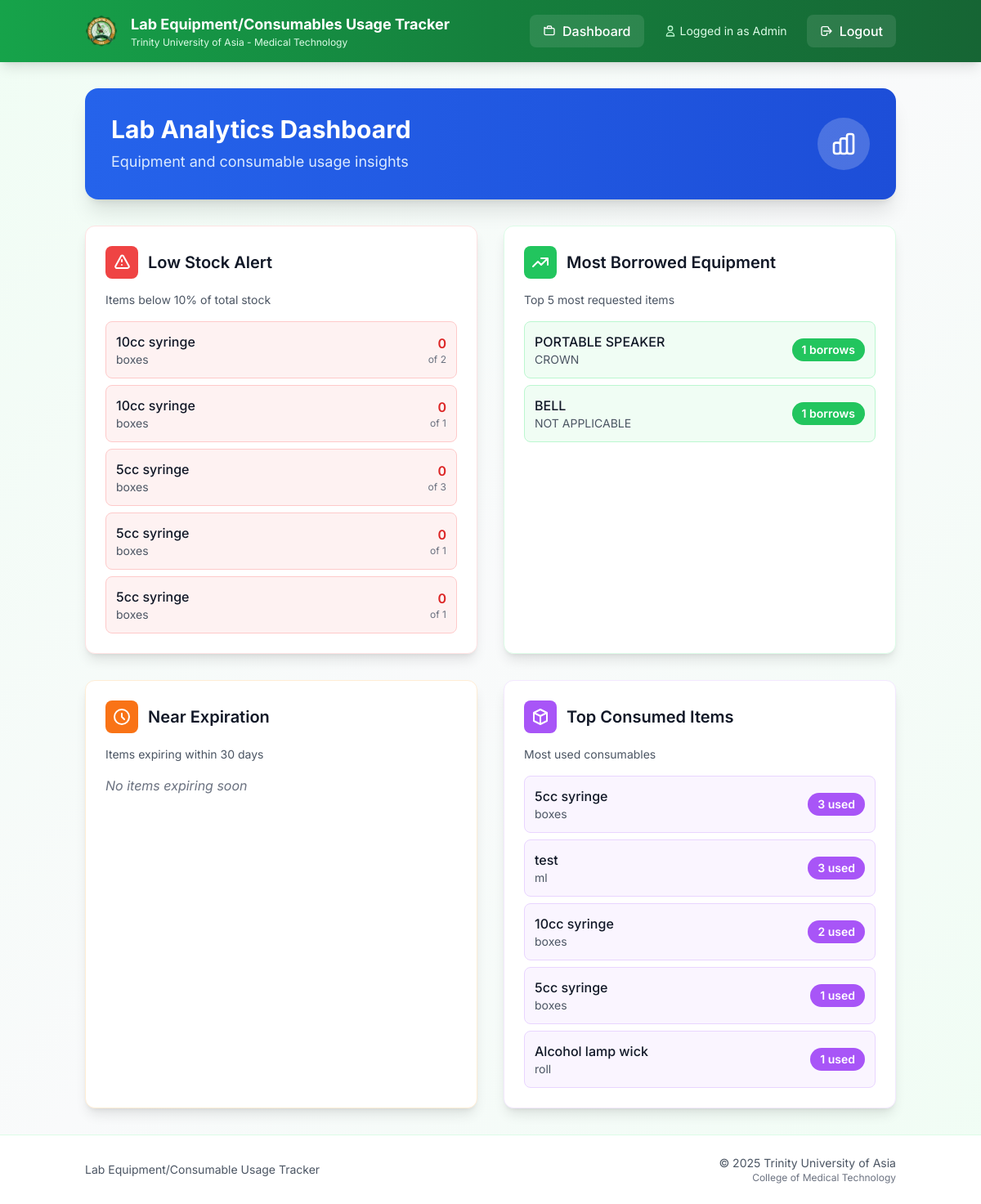
/analytics (signed in), run on an earlier commit of the app's database.
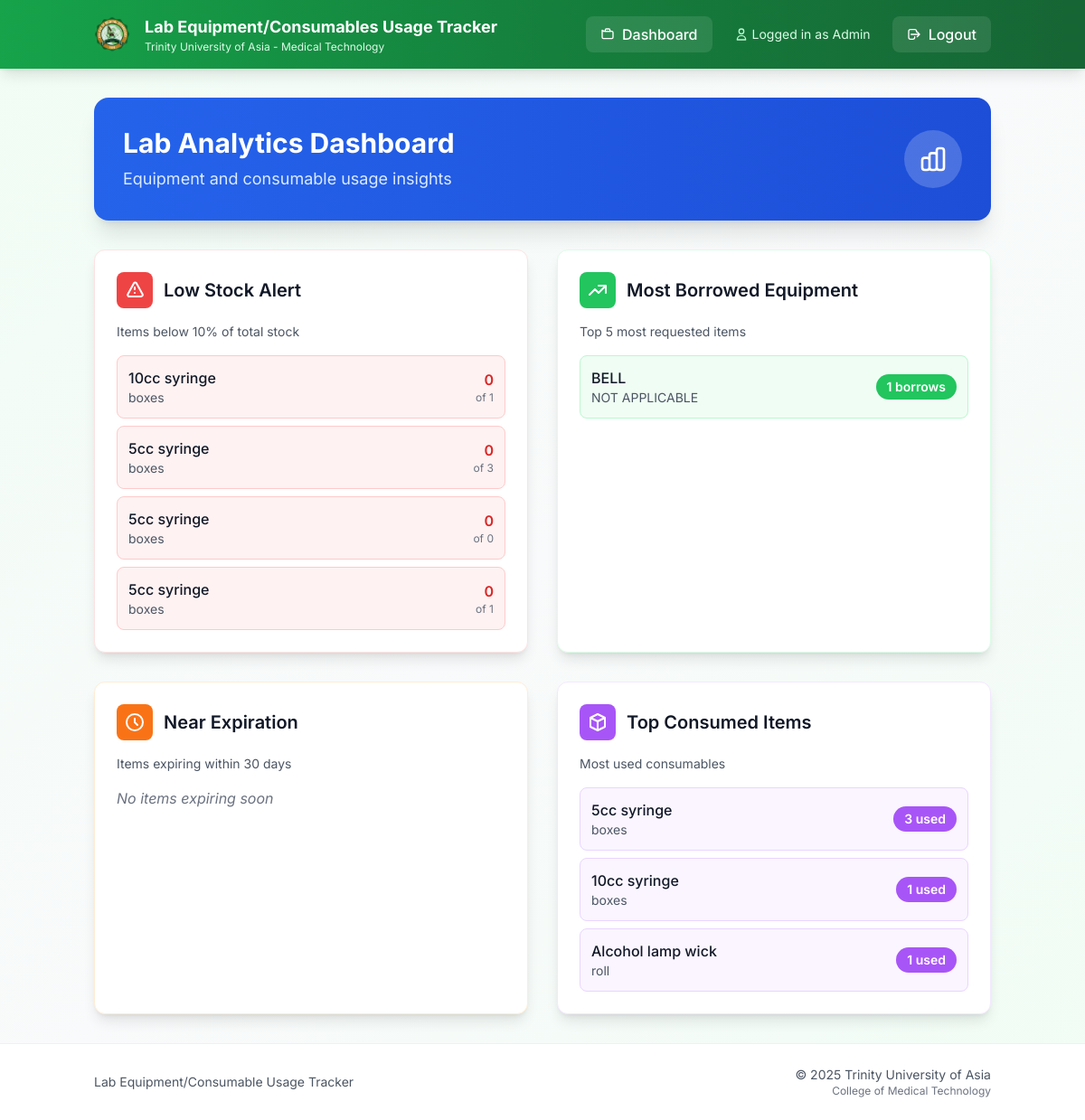
And on a later commit of the database.
### models.py (models this page shows)
class Consumable(db.Model):
    id = db.Column(db.Integer, primary_key=True)
    balance_stock = db.Column(db.Integer)
    unit = db.Column(db.String(50))
    description = db.Column(db.String(200))
    expiration = db.Column(db.String(20))
    lot_number = db.Column(db.String(50))
    date_received = db.Column(db.String(20))
    items_out = db.Column(db.Integer)
    items_on_stock = db.Column(db.Integer)
    previous_month_stock = db.Column(db.Integer)
    units_consumed = db.Column(db.Integer)
    units_expired = db.Column(db.Integer)
    is_returnable = db.Column(db.Boolean, default=False, nullable=False)

class Equipment(db.Model):
    id = db.Column(db.Integer, primary_key=True)
    description = db.Column(db.String(200), nullable=False)
    qty = db.Column(db.Integer)
    date_purchased = db.Column(db.String(20))
    serial_number = db.Column(db.String(100))
    brand_name = db.Column(db.String(100))
    model = db.Column(db.String(100))
    remarks = db.Column(db.String(100))
    location = db.Column(db.String(200))

### app.py (the view)
@app.route('/analytics')
def analytics():
    if 'user_id' not in session:
        return redirect(url_for('login'))
    low_stock_consumables = (db.session.query(Consumable)
                           .filter(Consumable.items_on_stock <= (Consumable.previous_month_stock * 0.1))
                           .filter(Consumable.previous_month_stock.isnot(None))
                           .all())
    most_borrowed = (db.session.query(Equipment, func.count(BorrowLog.id).label('borrow_count'))
                    .join(BorrowLog)
                    .group_by(Equipment.id)
                    .order_by(func.count(BorrowLog.id).desc())
                    .limit(5)
                    .all())
    from datetime import datetime, timedelta
    current_date = datetime.now().date()
    near_expiry_date = current_date + timedelta(days=30)
    near_expiration = []
    for c in Consumable.query.all():
        if c.expiration and c.expiration != 'N/A':
            try:
                exp_date = datetime.strptime(c.expiration, '%Y-%m-%d').date()
                if exp_date <= near_expiry_date:
                    near_expiration.append(c)
            except ValueError:
                continue
    top_consumed = (db.session.query(Consumable)
                   .filter(Consumable.units_consumed > 0)
                   .order_by(Consumable.units_consumed.desc())
                   .limit(5)
                   .all())
    return render_template('analytics.html',
                         low_stock=low_stock_consumables,
                         most_borrowed=most_borrowed,
                         near_expiration=near_expiration,
                         top_consumed=top_consumed)  # Top 10 most utilized

### templates/analytics.html (shortened to what this page needs)
{% extends "base.html" %}
{% block content %}
<div class="bg-gradient-to-r from-blue-600 to-blue-700 rounded-2xl shadow-xl text-white p-8 mb-8">
  <div class="flex items-center justify-between flex-wrap gap-4">
    <div>
      <h1 class="text-3xl font-bold mb-2">Lab Analytics Dashboard</h1>
      <p class="text-blue-100 text-lg">Equipment and consumable usage insights</p>
    </div>
    <div class="hidden md:block">
      <div class="h-16 w-16 bg-white bg-opacity-20 rounded-full flex items-center justify-center">
      </div>
    </div>
  </div>
</div>
<div class="grid grid-cols-1 lg:grid-cols-2 gap-8">
  <div class="bg-white rounded-xl shadow-lg border border-red-100 p-6">
    <div class="flex items-center mb-4">
      <div class="h-10 w-10 bg-red-500 rounded-lg flex items-center justify-center mr-3">
        <svg class="h-6 w-6 text-white" fill="none" stroke="currentColor" viewBox="0 0 24 24">
          <path stroke-linecap="round" stroke-linejoin="round" stroke-width="2" d="M12 9v2m0 4h.01m-6.938 4h13.856c1.54 0 2.502-1.667 1.732-2.5L13.732 4c-.77-.833-1.732-.833-2.464 0L4.35 16.5c-.77.833.192 2.5 1.732 2.5z"/>
        </svg>
      </div>
      <h2 class="text-xl font-semibold text-gray-900">Low Stock Alert</h2>
    </div>
    <p class="text-sm text-gray-600 mb-4">Items below 10% of total stock</p>
    {% if low_stock %}
      <div class="space-y-2">
        {% for item in low_stock %}
        <div class="flex justify-between items-center p-3 bg-red-50 rounded-lg border border-red-200">
          <div>
            <div class="font-medium text-gray-900">{{ item.description }}</div>
            <div class="text-sm text-gray-600">{{ item.unit }}</div>
          </div>
          <div class="text-right">
            <div class="text-red-600 font-semibold">{{ item.items_on_stock or 0 }}</div>
            <div class="text-xs text-gray-500">of {{ item.previous_month_stock or 0 }}</div>
          </div>
        </div>
        {% endfor %}
      </div>
    {% else %}
      <p class="text-gray-500 italic">No low stock items</p>
    {% endif %}
  </div>
  <div class="bg-white rounded-xl shadow-lg border border-green-100 p-6">
    <div class="flex items-center mb-4">
      <div class="h-10 w-10 bg-green-500 rounded-lg flex items-center justify-center mr-3">
        <svg class="h-6 w-6 text-white" fill="none" stroke="currentColor" viewBox="0 0 24 24">
          <path stroke-linecap="round" stroke-linejoin="round" stroke-width="2" d="M13 7h8m0 0v8m0-8l-8 8-4-4-6 6"/>
        </svg>
      </div>
      <h2 class="text-xl font-semibold text-gray-900">Most Borrowed Equipment</h2>
    </div>
    <p class="text-sm text-gray-600 mb-4">Top 5 most requested items</p>
    {% if most_borrowed %}
      <div class="space-y-2">
        {% for equipment, count in most_borrowed %}
        <div class="flex justify-between items-center p-3 bg-green-50 rounded-lg border border-green-200">
          <div>
            <div class="font-medium text-gray-900">{{ equipment.description }}</div>
            <div class="text-sm text-gray-600">{{ equipment.brand_name or 'N/A' }}</div>
          </div>
          <div class="bg-green-500 text-white px-3 py-1 rounded-full text-sm font-semibold">
            {{ count }} borrows
          </div>
        </div>
        {% endfor %}
      </div>
    {% else %}
      <p class="text-gray-500 italic">No borrowing data available</p>
    {% endif %}
  </div>
  <div class="bg-white rounded-xl shadow-lg border border-orange-100 p-6">
    <div class="flex items-center mb-4">
      <div class="h-10 w-10 bg-orange-500 rounded-lg flex items-center justify-center mr-3">
        <svg class="h-6 w-6 text-white" fill="none" stroke="currentColor" viewBox="0 0 24 24">
          <path stroke-linecap="round" stroke-linejoin="round" stroke-width="2" d="M12 8v4l3 3m6-3a9 9 0 11-18 0 9 9 0 0118 0z"/>
        </svg>
      </div>
      <h2 class="text-xl font-semibold text-gray-900">Near Expiration</h2>
    </div>
    <p class="text-sm text-gray-600 mb-4">Items expiring within 30 days</p>
    {% if near_expiration %}
      <div class="space-y-2 max-h-64 overflow-y-auto">
        {% for item in near_expiration %}
        <div class="flex justify-between items-center p-3 bg-orange-50 rounded-lg border border-orange-200">
          <div>
            <div class="font-medium text-gray-900">{{ item.description }}</div>
            <div class="text-sm text-gray-600">Lot: {{ item.lot_number or 'N/A' }}</div>
          </div>
          <div class="text-right">
            <div class="text-orange-600 font-semibold">{{ item.expiration }}</div>
            <div class="text-xs text-gray-500">{{ item.items_on_stock or 0 }} in stock</div>
          </div>
        </div>
        {% endfor %}
      </div>
    {% else %}
      <p class="text-gray-500 italic">No items expiring soon</p>
    {% endif %}
  </div>
  <div class="bg-white rounded-xl shadow-lg border border-purple-100 p-6">
    <div class="flex items-center mb-4">
      <div class="h-10 w-10 bg-purple-500 rounded-lg flex items-center justify-center mr-3">
        <svg class="h-6 w-6 text-white" fill="none" stroke="currentColor" viewBox="0 0 24 24">
          <path stroke-linecap="round" stroke-linejoin="round" stroke-width="2" d="M20 7l-8-4-8 4m16 0l-8 4m8-4v10l-8 4m0-10L4 7m8 4v10M4 7v10l8 4"/>
        </svg>
      </div>
      <h2 class="text-xl font-semibold text-gray-900">Top Consumed Items</h2>
    </div>
    <p class="text-sm text-gray-600 mb-4">Most used consumables</p>
    {% if top_consumed %}
      <div class="space-y-2">
        {% for item in top_consumed %}
        <div class="flex justify-between items-center p-3 bg-purple-50 rounded-lg border border-purple-200">
          <div>
            <div class="font-medium text-gray-900">{{ item.description }}</div>
            <div class="text-sm text-gray-600">{{ item.unit }}</div>
          </div>
          <div class="bg-purple-500 text-white px-3 py-1 rounded-full text-sm font-semibold">
            {{ item.units_consumed or 0 }} used
          </div>
        </div>
        {% endfor %}
      </div>
    {% else %}
      <p class="text-gray-500 italic">No consumption data available</p>
    {% endif %}
  </div>
</div>
{% endblock %}

### templates/base.html (shortened to what this page needs)
<!DOCTYPE html>
<html lang="en">
<head>
  <script src="https://cdn.tailwindcss.com"></script>
</head>
<body class="bg-gradient-to-br from-green-50 via-gray-50 to-green-50 min-h-screen">
  {% if session.get('user_id') %}
  <nav class="bg-gradient-to-r from-green-600 via-green-700 to-green-800 shadow-lg sticky top-0 z-50">
    <div class="container mx-auto px-4">
      <div class="flex justify-between items-center py-4">
        <div class="flex items-center space-x-4">
          <img src="{{ url_for('static', filename='/cmt.png') }}" class="h-10 w-10">
          <div>
            <a href="/dashboard" class="text-white font-bold text-lg hover:text-green-100 transition-colors">
              Lab Equipment/Consumables Usage Tracker
            </a>
            <p class="text-green-100 text-xs hidden sm:block">Trinity University of Asia - Medical Technology</p>
          </div>
        </div>
        <div class="flex items-center space-x-6">
          <a href="/dashboard" class="group flex items-center space-x-2 bg-white bg-opacity-10 hover:bg-opacity-20 px-4 py-2 rounded-lg text-white hover:text-green-100 transition-all duration-200">
            <span class="font-medium hidden sm:inline">Dashboard</span>
          </a>
          <div class="hidden md:flex items-center space-x-1">
            <svg class="h-4 w-4 text-green-200" fill="none" stroke="currentColor" viewBox="0 0 24 24">
              <path stroke-linecap="round" stroke-linejoin="round" stroke-width="2" d="M16 7a4 4 0 11-8 0 4 4 0 018 0zM12 14a7 7 0 00-7 7h14a7 7 0 00-7-7z"/>
            </svg>
            <span class="text-green-100 text-sm">Logged in as {{ session.get('role', 'User').title() }}</span>
          </div>
          <a href="/logout" class="group flex items-center space-x-2 bg-white bg-opacity-10 hover:bg-opacity-20 px-4 py-2 rounded-lg text-white hover:text-green-100 transition-all duration-200">
            <svg class="h-4 w-4 group-hover:scale-110 transition-transform" fill="none" stroke="currentColor" viewBox="0 0 24 24">
              <path stroke-linecap="round" stroke-linejoin="round" stroke-width="2" d="M17 16l4-4m0 0l-4-4m4 4H7m6 4v1a3 3 0 01-3 3H6a3 3 0 01-3-3V7a3 3 0 013-3h7a3 3 0 013 3v1"/>
            </svg>
            <span class="font-medium">Logout</span>
          </a>
        </div>
      </div>
    </div>
  </nav>
  {% endif %}
  <main class="{% if session.get('user_id') %}container mx-auto px-4 py-8{% endif %} fade-in">
    <div class="{% if session.get('user_id') %}max-w-7xl mx-auto{% endif %}">
      {% block content %}{% endblock %}
    </div>
  </main>
  {% if session.get('user_id') %}
  <footer class="mt-auto bg-white border-t border-green-100">
    <div class="container mx-auto px-4 py-6">
      <div class="flex flex-col md:flex-row justify-between items-center text-sm text-gray-600">
        <div class="flex items-center space-x-2 mb-2 md:mb-0">
          <span>Lab Equipment/Consumable Usage Tracker</span>
        </div>
        <div class="text-center md:text-right">
          <p>© 2025 Trinity University of Asia</p>
          <p class="text-xs text-gray-500">College of Medical Technology</p>
        </div>
      </div>
    </div>
  </footer>
  {% endif %}
</body>
</html>

### templates/base.html (style rules this page uses)
body { font-family: 'Inter', sans-serif; }
* { transition: all 0.2s ease-in-out; }
.fade-in { animation: fadeIn 0.5s ease-out; }

What changed in the data, as far as the page shows it:
no longer on this page (row edited): Consumable: description "10cc syringe", unit "boxes", items_on_stock "0", previous_month_stock "1", shown under "Low Stock Alert"
no longer on one of the page's lists (row edited): Consumable: description "5cc syringe", unit "boxes", units_consumed "1"
no longer on this page (row unchanged): Equipment: description "PORTABLE SPEAKER", brand_name "CROWN", qty "1"
removed Consumable: description "test", unit "ml", units_consumed "3", shown under "Top Consumed Items"
changed Consumable "10cc syringe": previous_month_stock "2" → "1"; units_consumed "2" → "1"
changed Consumable (number 3 of 5 on the later page): previous_month_stock "1" → "0"
